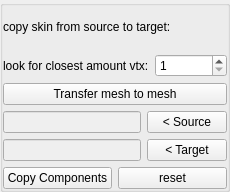
            <widget class="QGroupBox" name="copyTransRangeGB">
             <property name="minimumSize">
              <size>
               <width>230</width>
               <height>192</height>
              </size>
             </property>
             <property name="maximumSize">
              <size>
               <width>230</width>
               <height>192</height>
              </size>
             </property>
             <property name="title">
              <string/>
             </property>
             <property name="flat">
              <bool>true</bool>
             </property>
             <layout class="QVBoxLayout" name="verticalLayout_5">
              <property name="margin">
               <number>0</number>
              </property>
              <item>
               <layout class="QVBoxLayout" name="verticalLayout_7">
                <item>
                 <widget class="QLabel" name="label">
                  <property name="text">
                   <string>copy skin from source to target:</string>
                  </property>
                 </widget>
                </item>
                <item>
                 <layout class="QHBoxLayout" name="horizontalLayout_9">
                  <item>
                   <widget class="QLabel" name="label_2">
                    <property name="text">
                     <string>look for closest amount vtx:</string>
                    </property>
                   </widget>
                  </item>
                  <item>
                   <widget class="QSpinBox" name="closestspinBox">
                    <property name="toolTip">
                     <string>amount of points used to lookup</string>
                    </property>
                    <property name="statusTip">
                     <string>amount of points used to lookup</string>
                    </property>
                    <property name="whatsThis">
                     <string>amount of points used to lookup</string>
                    </property>
                    <property name="minimum">
                     <number>1</number>
                    </property>
                    <property name="maximum">
                     <number>10</number>
                    </property>
                   </widget>
                  </item>
                 </layout>
                </item>
                <item>
                 <widget class="QPushButton" name="transferSkinButton">
                  <property name="toolTip">
                   <string>transfer skin from object 1 to object 2 using range of vertices, object 2 does not need to have a skincluster</string>
                  </property>
                  <property name="statusTip">
                   <string>transfer skin from object 1 to object 2 using range of vertices, object 2 does not need to have a skincluster</string>
                  </property>
                  <property name="whatsThis">
                   <string>transfer skin from object 1 to object 2 using range of vertices, object 2 does not need to have a skincluster</string>
                  </property>
                  <property name="text">
                   <string>Transfer mesh to mesh</string>
                  </property>
                 </widget>
                </item>
                <item>
                 <layout class="QHBoxLayout" name="horizontalLayout_4">
                  <item>
                   <widget class="QLineEdit" name="sourceLineEdit">
                    <property name="enabled">
                     <bool>false</bool>
                    </property>
                   </widget>
                  </item>
                  <item>
                   <widget class="QPushButton" name="sourceButton">
                    <property name="toolTip">
                     <string>insert source selection components</string>
                    </property>
                    <property name="statusTip">
                     <string>insert source selection components</string>
                    </property>
                    <property name="whatsThis">
                     <string>insert source selection components</string>
                    </property>
                    <property name="text">
                     <string>&lt; Source</string>
                    </property>
                   </widget>
                  </item>
                 </layout>
                </item>
                <item>
                 <layout class="QHBoxLayout" name="horizontalLayout_5">
                  <item>
                   <widget class="QLineEdit" name="targetLineEdit">
                    <property name="enabled">
                     <bool>false</bool>
                    </property>
                   </widget>
                  </item>
                  <item>
                   <widget class="QPushButton" name="targetButton">
                    <property name="toolTip">
                     <string>insert target selection components</string>
                    </property>
                    <property name="statusTip">
                     <string>insert target selection components</string>
                    </property>
                    <property name="whatsThis">
                     <string>insert target selection components</string>
                    </property>
                    <property name="text">
                     <string>&lt; Target</string>
                    </property>
                   </widget>
                  </item>
                 </layout>
                </item>
                <item>
                 <layout class="QHBoxLayout" name="horizontalLayout_10">
                  <item>
                   <widget class="QPushButton" name="copyButton">
                    <property name="toolTip">
                     <string>copy component values from source to target using range of closest vertices</string>
                    </property>
                    <property name="statusTip">
                     <string>copy component values from source to target using range of closest vertices</string>
                    </property>
                    <property name="whatsThis">
                     <string>copy component values from source to target using range of closest vertices</string>
                    </property>
                    <property name="text">
                     <string>Copy Components</string>
                    </property>
                   </widget>
                  </item>
                  <item>
                   <widget class="QPushButton" name="resetButton">
                    <property name="toolTip">
                     <string>reset current saved seletions</string>
                    </property>
                    <property name="statusTip">
                     <string>reset current saved seletions</string>
                    </property>
                    <property name="whatsThis">
                     <string>reset current saved seletions</string>
                    </property>
                    <property name="text">
                     <string>reset</string>
                    </property>
                   </widget>
                  </item>
                 </layout>
                </item>
               </layout>
              </item>
             </layout>
            </widget>
